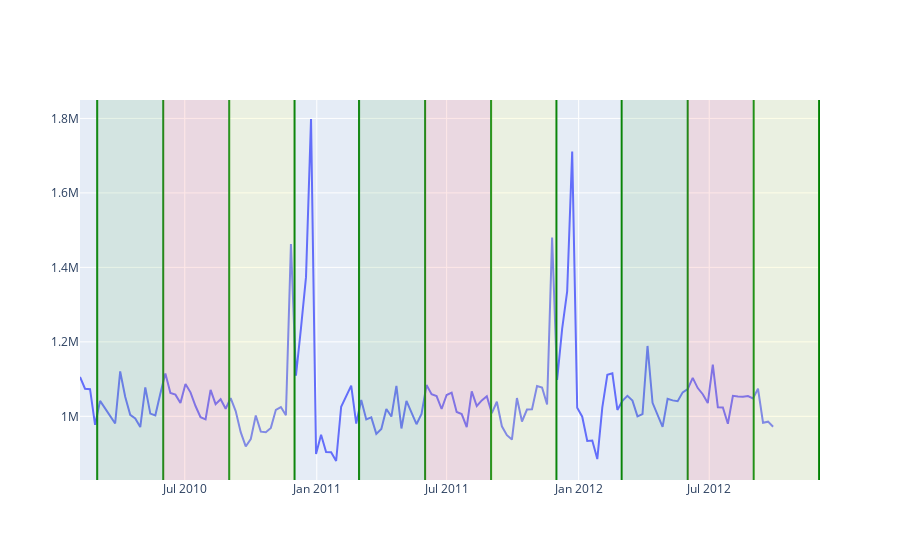

The notebook cell this image was saved under:
### Code cell
fig = go.Figure()    
# fig = ms(specs=[[{'secondary_y': True}]])

fig.add_trace(go.Scatter(x = shop_df.groupby('Date').mean().index, 
                        y = shop_df.groupby('Date').mean()['Weekly_Sales'],
                        mode='lines', 
                        name='Weekly_Sales',)
                        
)

quarter = ['03','06','09','12']
color = ['green', 'red', 'yellow', 'white']
for i in range(len(quarter)):    
    fig.add_shape(type = 'line', x0 = f'2010-{quarter[i]}-01', y0 = 0, x1 = f'2010-{quarter[i]}-01', y1 =1, xref='x', yref='paper',
                  line = {'color' : 'green'})
    fig.add_shape(type = 'rect', x0 = f'2010-{quarter[i]}-01', y0 = 0, x1 = f'2010-{quarter[0] if i//3 == 1 else quarter[i+1]}-01', y1 =1, 
              fillcolor = color[i],opacity = 0.1, line = {'width' : 0}, xref='x',yref='paper')
    
    fig.add_shape(type = 'line', x0 = f'2011-{quarter[i]}-01', y0 = 0, x1 = f'2011-{quarter[i]}-01', y1 =1, xref='x', yref='paper',
                  line = {'color' : 'green'})
    fig.add_shape(type = 'rect', x0 = f'2011-{quarter[i]}-01', y0 = 0, x1 = f'2011-{quarter[0] if i//3 == 1 else quarter[i+1]}-01', y1 =1, 
              fillcolor = color[i],opacity = 0.1, line = {'width' : 0}, xref='x',yref='paper')

    fig.add_shape(type = 'line', x0 = f'2012-{quarter[i]}-01', y0 = 0, x1 = f'2012-{quarter[i]}-01', y1 =1, xref='x', yref='paper',
                  line = {'color' : 'green'})
    fig.add_shape(type = 'rect', x0 = f'2012-{quarter[i]}-01', y0 = 0, x1 = f'2012-{quarter[0] if i//3 == 1 else quarter[i+1]}-01', y1 =1, 
              fillcolor = color[i],opacity = 0.1, line = {'width' : 0}, xref='x',yref='paper', name = 'Fall')

fig.show()

### Figure 1 — Plotly figure (JSON) as saved in the notebook; plotly's stock layout.template omitted (floating-point values rounded to 4 significant figures; data arrays with more than 128 entries replaced by an {"elided": "..."} marker saying what was removed)
{"data": [{"mode": "lines", "name": "Weekly_Sales", "type": "scatter", "x": {"elided": "139 str values"}, "y": {"elided": "139 float values"}}], "layout": {"shapes": [{"line": {"color": "green"}, "type": "line", "x0": "2010-03-01", "x1": "2010-03-01", "xref": "x", "y0": 0, "y1": 1, "yref": "paper"}, {"fillcolor": "green", "line": {"width": 0}, "opacity": 0.1, "type": "rect", "x0": "2010-03-01", "x1": "2010-06-01", "xref": "x", "y0": 0, "y1": 1, "yref": "paper"}, {"line": {"color": "green"}, "type": "line", "x0": "2011-03-01", "x1": "2011-03-01", "xref": "x", "y0": 0, "y1": 1, "yref": "paper"}, {"fillcolor": "green", "line": {"width": 0}, "opacity": 0.1, "type": "rect", "x0": "2011-03-01", "x1": "2011-06-01", "xref": "x", "y0": 0, "y1": 1, "yref": "paper"}, {"line": {"color": "green"}, "type": "line", "x0": "2012-03-01", "x1": "2012-03-01", "xref": "x", "y0": 0, "y1": 1, "yref": "paper"}, {"fillcolor": "green", "line": {"width": 0}, "name": "Fall", "opacity": 0.1, "type": "rect", "x0": "2012-03-01", "x1": "2012-06-01", "xref": "x", "y0": 0, "y1": 1, "yref": "paper"}, {"line": {"color": "green"}, "type": "line", "x0": "2010-06-01", "x1": "2010-06-01", "xref": "x", "y0": 0, "y1": 1, "yref": "paper"}, {"fillcolor": "red", "line": {"width": 0}, "opacity": 0.1, "type": "rect", "x0": "2010-06-01", "x1": "2010-09-01", "xref": "x", "y0": 0, "y1": 1, "yref": "paper"}, {"line": {"color": "green"}, "type": "line", "x0": "2011-06-01", "x1": "2011-06-01", "xref": "x", "y0": 0, "y1": 1, "yref": "paper"}, {"fillcolor": "red", "line": {"width": 0}, "opacity": 0.1, "type": "rect", "x0": "2011-06-01", "x1": "2011-09-01", "xref": "x", "y0": 0, "y1": 1, "yref": "paper"}, {"line": {"color": "green"}, "type": "line", "x0": "2012-06-01", "x1": "2012-06-01", "xref": "x", "y0": 0, "y1": 1, "yref": "paper"}, {"fillcolor": "red", "line": {"width": 0}, "name": "Fall", "opacity": 0.1, "type": "rect", "x0": "2012-06-01", "x1": "2012-09-01", "xref": "x", "y0": 0, "y1": 1, "yref": "paper"}, {"line": {"color": "green"}, "type": "line", "x0": "2010-09-01", "x1": "2010-09-01", "xref": "x", "y0": 0, "y1": 1, "yref": "paper"}, {"fillcolor": "yellow", "line": {"width": 0}, "opacity": 0.1, "type": "rect", "x0": "2010-09-01", "x1": "2010-12-01", "xref": "x", "y0": 0, "y1": 1, "yref": "paper"}, {"line": {"color": "green"}, "type": "line", "x0": "2011-09-01", "x1": "2011-09-01", "xref": "x", "y0": 0, "y1": 1, "yref": "paper"}, {"fillcolor": "yellow", "line": {"width": 0}, "opacity": 0.1, "type": "rect", "x0": "2011-09-01", "x1": "2011-12-01", "xref": "x", "y0": 0, "y1": 1, "yref": "paper"}, {"line": {"color": "green"}, "type": "line", "x0": "2012-09-01", "x1": "2012-09-01", "xref": "x", "y0": 0, "y1": 1, "yref": "paper"}, {"fillcolor": "yellow", "line": {"width": 0}, "name": "Fall", "opacity": 0.1, "type": "rect", "x0": "2012-09-01", "x1": "2012-12-01", "xref": "x", "y0": 0, "y1": 1, "yref": "paper"}, {"line": {"color": "green"}, "type": "line", "x0": "2010-12-01", "x1": "2010-12-01", "xref": "x", "y0": 0, "y1": 1, "yref": "paper"}, {"fillcolor": "white", "line": {"width": 0}, "opacity": 0.1, "type": "rect", "x0": "2010-12-01", "x1": "2010-03-01", "xref": "x", "y0": 0, "y1": 1, "yref": "paper"}, {"line": {"color": "green"}, "type": "line", "x0": "2011-12-01", "x1": "2011-12-01", "xref": "x", "y0": 0, "y1": 1, "yref": "paper"}, {"fillcolor": "white", "line": {"width": 0}, "opacity": 0.1, "type": "rect", "x0": "2011-12-01", "x1": "2011-03-01", "xref": "x", "y0": 0, "y1": 1, "yref": "paper"}, {"line": {"color": "green"}, "type": "line", "x0": "2012-12-01", "x1": "2012-12-01", "xref": "x", "y0": 0, "y1": 1, "yref": "paper"}, {"fillcolor": "white", "line": {"width": 0}, "name": "Fall", "opacity": 0.1, "type": "rect", "x0": "2012-12-01", "x1": "2012-03-01", "xref": "x", "y0": 0, "y1": 1, "yref": "paper"}]}}
